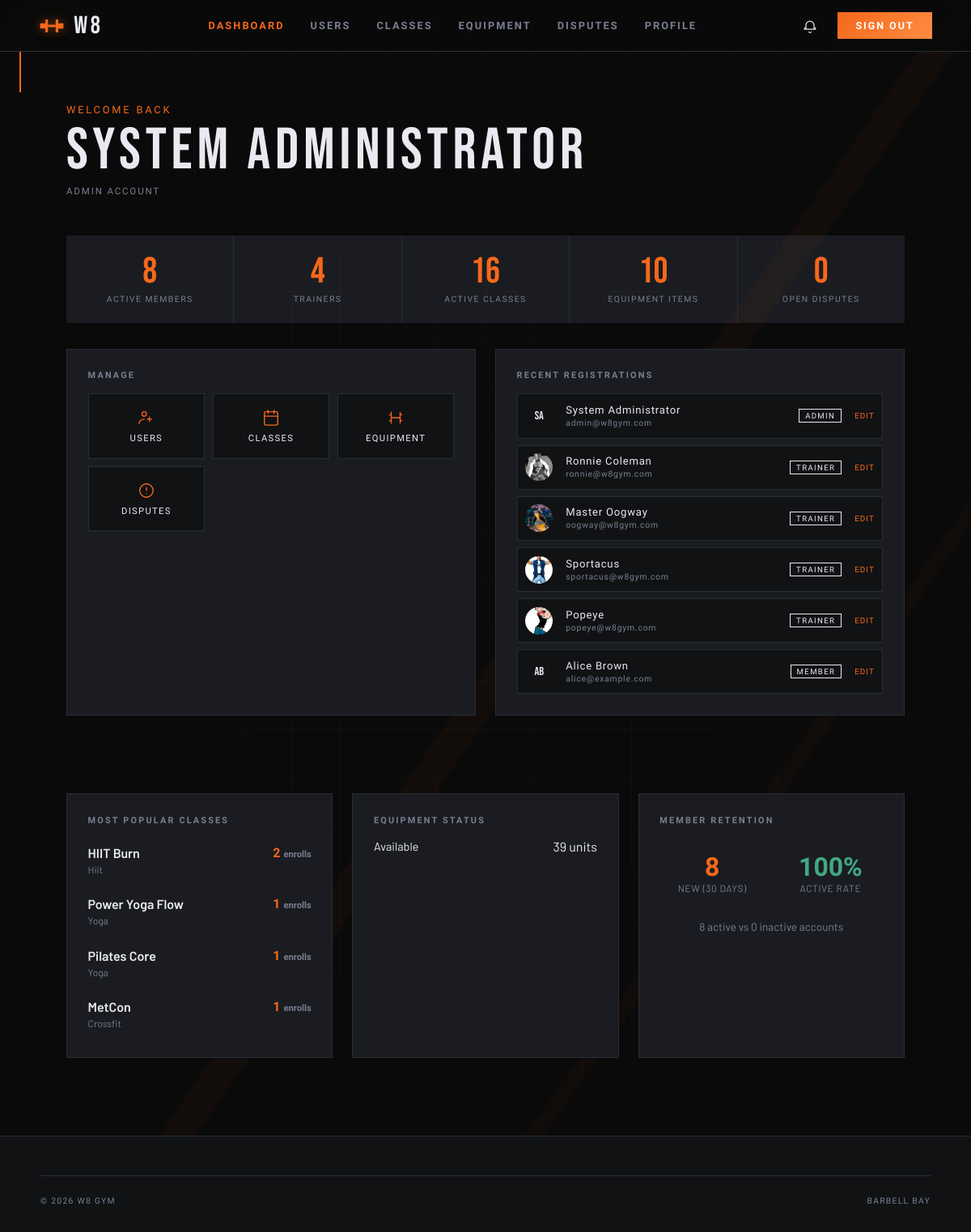
/pages/dashboard.php (signed in), run on the app's committed database.
### tables this page shows
CREATE TABLE users (
  id             INTEGER PRIMARY KEY AUTOINCREMENT,
  username       TEXT    NOT NULL UNIQUE,
  email          TEXT    NOT NULL UNIQUE,
  password_hash  TEXT    NOT NULL,
  first_name     TEXT    NOT NULL,
  last_name      TEXT    NOT NULL,
  phone          TEXT    DEFAULT NULL,
  date_of_birth  TEXT    DEFAULT NULL,   -- ISO-8601: YYYY-MM-DD
  photo_path     TEXT    DEFAULT NULL,   -- stored relative path
  role           TEXT    NOT NULL DEFAULT 'member'
                         CHECK (role IN ('member','trainer','admin')),
  is_active      INTEGER NOT NULL DEFAULT 1,
  created_at     TEXT    NOT NULL DEFAULT (datetime('now')),
  updated_at     TEXT    NOT NULL DEFAULT (datetime('now'))
  -- NOTE: update updated_at via UPDATE trigger or in application code
);

### config/session.php (called while the page is built, shortened)
<?php
function current_user(): ?array {
    return $_SESSION['user'] ?? null;
}
function require_login(string $redirect = '../pages/sign_in.php'): array {
    $user = current_user();
    return $user;
}

### pages/dashboard.php (the view, shortened to what this page needs)
<?php
require_once __DIR__ . '/../config/session.php';
$user  = require_login();
$db    = get_db();
$role  = $user['role'];
$admin_stats       = [];
if ($role === 'admin') {
    $admin_stats['total_members']  = $db->query('SELECT COUNT(*) FROM users WHERE role="member" AND is_active=1')->fetchColumn();
    $admin_stats['total_trainers'] = $db->query('SELECT COUNT(*) FROM users WHERE role="trainer" AND is_active=1')->fetchColumn();
    $admin_stats['total_classes']  = $db->query('SELECT COUNT(*) FROM classes WHERE is_active=1')->fetchColumn();
    $admin_stats['open_disputes']  = $db->query('SELECT COUNT(*) FROM disputes WHERE status="open"')->fetchColumn();
    $admin_stats['total_equipment'] = $db->query('SELECT COUNT(*) FROM equipment')->fetchColumn();
    $admin_stats['popular_classes'] = $db->query(
        "SELECT c.name, c.type, COUNT(e.id) as enroll_count
         FROM classes c
         LEFT JOIN class_sessions cs ON cs.class_id = c.id
         LEFT JOIN enrollments e ON e.session_id = cs.id AND e.status = 'enrolled'
         GROUP BY c.id
         ORDER BY enroll_count DESC
         LIMIT 4"
    )->fetchAll();
    $admin_stats['equipment_usage'] = $db->query(
        "SELECT status, COUNT(*) as count FROM equipment_units GROUP BY status"
    )->fetchAll();
    $admin_stats['retention_active'] = (int)$db->query("SELECT COUNT(*) FROM users WHERE role = 'member' AND is_active = 1")->fetchColumn();
    $admin_stats['retention_inactive'] = (int)$db->query("SELECT COUNT(*) FROM users WHERE role = 'member' AND is_active = 0")->fetchColumn();
    $admin_stats['new_signups'] = (int)$db->query("SELECT COUNT(*) FROM users WHERE role = 'member' AND created_at >= date('now', '-30 days')")->fetchColumn();
    $recent_users = $db->query(
        'SELECT id, first_name, last_name, email, role, photo_path, created_at FROM users ORDER BY created_at DESC LIMIT 6'
    )->fetchAll();
}
?>
<!DOCTYPE html>
<html lang="en">
<head>
  <link rel="stylesheet" href="../css/base.css">
  <link rel="stylesheet" href="../css/components.css">
  <link rel="stylesheet" href="../css/dashboard.css">
</head>
<body>
  <div class="bg-fixed bg-grid"></div>
  <div class="bg-fixed bg-diagonal"></div>
  <span class="corner corner--tl"></span>
  <?php
    require_once __DIR__ . '/../includes/nav.php';
  ?>
  <main>
    <header class="dash-hero">
      <div class="dash-hero__greeting">Welcome back</div>
      <div class="dash-hero__name"><?= htmlspecialchars($user['first_name'] . ' ' . $user['last_name']) ?></div>
      <div class="dash-hero__role"><?= ucfirst($role) ?> Account</div>
    </header>
    <?php if ($role === 'admin'): ?>
    <section style="max-width:1100px;margin:0 auto;padding:0 2rem 2rem;">
    <div class="stat-cards">
      <article class="stat-card">
        <div class="stat-card__n"><?= $admin_stats['total_members'] ?></div>
        <div class="stat-card__l">Active Members</div>
      </article>
      <article class="stat-card">
        <div class="stat-card__n"><?= $admin_stats['total_trainers'] ?></div>
        <div class="stat-card__l">Trainers</div>
      </article>
      <article class="stat-card">
        <div class="stat-card__n"><?= $admin_stats['total_classes'] ?></div>
        <div class="stat-card__l">Active Classes</div>
      </article>
      <article class="stat-card">
        <div class="stat-card__n"><?= $admin_stats['total_equipment'] ?></div>
        <div class="stat-card__l">Equipment Items</div>
      </article>
      <article class="stat-card">
        <div class="stat-card__n" style="<?= $admin_stats['open_disputes'] > 0 ? 'color:#e84040' : '' ?>"><?= $admin_stats['open_disputes'] ?></div>
        <div class="stat-card__l">Open Disputes</div>
      </article>
      </div>
    </section>
    <section class="dash-grid dash-grid--admin" style="grid-template-columns:1fr 1fr;">
    <article class="dash-card">
      <div class="dash-card__title">Manage</div>
      <div class="quick-links">
        <a href="admin_users.php" class="quick-link">
          <svg viewBox="0 0 24 24" fill="none"><circle cx="9" cy="7" r="3" stroke="currentColor" stroke-width="1.5"/><path d="M2 20c0-3.314 3.134-6 7-6" stroke="currentColor" stroke-width="1.5" stroke-linecap="round"/><path d="M16 11v6M13 14h6" stroke="currentColor" stroke-width="1.5" stroke-linecap="round"/></svg>
          <span>Users</span>
        </a>
        <a href="admin_classes.php" class="quick-link">
          <svg viewBox="0 0 24 24" fill="none"><rect x="3" y="4" width="18" height="18" rx="2" stroke="currentColor" stroke-width="1.5"/><path d="M3 10h18M8 2v4M16 2v4" stroke="currentColor" stroke-width="1.5" stroke-linecap="round"/></svg>
          <span>Classes</span>
        </a>
        <a href="admin_equipment.php" class="quick-link">
          <svg viewBox="0 0 24 24" fill="none"><path d="M6 4v16M18 4v16M3 8h3M18 8h3M3 16h3M18 16h3M6 12h12" stroke="currentColor" stroke-width="1.5"/></svg>
          <span>Equipment</span>
        </a>
        <a href="admin_disputes.php" class="quick-link">
          <svg viewBox="0 0 24 24" fill="none"><circle cx="12" cy="12" r="9" stroke="currentColor" stroke-width="1.5"/><path d="M12 8v4M12 16h.01" stroke="currentColor" stroke-width="1.5" stroke-linecap="round"/></svg>
          <span>Disputes</span>
        </a>
      </div>
    </article>
    <article class="dash-card">
      <div class="dash-card__title">Recent Registrations</div>
      <div class="user-list">
        <?php foreach ($recent_users as $u): ?>
        <article class="user-row">
          <div class="user-row__avatar">
            <?php if ($u['photo_path']): ?>
              <img src="../<?= htmlspecialchars($u['photo_path']) ?>" alt="">
            <?php else: ?>
              <?= strtoupper(substr($u['first_name'],0,1) . substr($u['last_name'],0,1)) ?>
            <?php endif; ?>
          </div>
          <div class="user-row__name"><?= htmlspecialchars($u['first_name'] . ' ' . $u['last_name']) ?><br>
            <span style="font-size:.65rem;color:var(--subtle)"><?= htmlspecialchars($u['email']) ?></span>
          </div>
          <span class="user-row__badge user-row__badge--<?= $u['role'] ?>"><?= $u['role'] ?></span>
          <a href="admin_users.php?edit=<?= $u['id'] ?>" style="font-family:var(--fu);font-size:.62rem;letter-spacing:.1em;text-transform:uppercase;color:var(--accent);">Edit</a>
        </article>
        <?php endforeach; ?>
      </div>
    </article>
    </section>
    <section class="dash-grid dash-grid--admin" style="grid-template-columns:1fr 1fr 1fr;">
      <article class="dash-card">
        <div class="dash-card__title">Most Popular Classes</div>
        <div class="session-list" style="margin-top:1rem;">
          <?php foreach ($admin_stats['popular_classes'] as $pc): ?>
            <div style="display:flex;justify-content:space-between;border-bottom:1px solid var(--surface-3);padding:0.5rem 0;">
              <div>
                <span style="font-weight:600;display:block;"><?= htmlspecialchars($pc['name']) ?></span>
                <span style="font-size:0.75rem;color:var(--subtle);"><?= ucfirst($pc['type']) ?></span>
              </div>
              <div style="font-family:var(--fu);font-weight:600;color:var(--accent);">
                <?= $pc['enroll_count'] ?> <span style="font-size:0.7rem;color:var(--subtle);">enrolls</span>
              </div>
            </div>
          <?php endforeach; ?>
        </div>
      </article>
      <article class="dash-card">
        <div class="dash-card__title">Equipment Status</div>
        <div style="margin-top:1rem;display:flex;flex-direction:column;gap:0.75rem;">
          <?php foreach ($admin_stats['equipment_usage'] as $eq): ?>
            <div style="display:flex;justify-content:space-between;align-items:center;">
              <span style="text-transform:capitalize;font-size:0.9rem;"><?= str_replace('_', ' ', $eq['status']) ?></span>
              <span class="badge badge--<?= $eq['status'] === 'available' ? 'completed' : ($eq['status'] === 'maintenance' ? 'in_review' : 'cancelled') ?>"><?= $eq['count'] ?> units</span>
            </div>
          <?php endforeach; ?>
        </div>
      </article>
      <article class="dash-card">
        <div class="dash-card__title">Member Retention</div>
        <div style="margin-top:1rem;display:grid;grid-template-columns:1fr 1fr;gap:1rem;">
          <div style="text-align:center;background:var(--surface-2);padding:1rem;border-radius:8px;">
            <div style="font-size:2rem;font-weight:700;font-family:var(--fu);color:var(--accent);"><?= $admin_stats['new_signups'] ?></div>
            <div style="font-size:0.75rem;color:var(--subtle);text-transform:uppercase;letter-spacing:0.05em;">New (30 days)</div>
          </div>
          <div style="text-align:center;background:var(--surface-2);padding:1rem;border-radius:8px;">
            <?php $total_mem = $admin_stats['retention_active'] + $admin_stats['retention_inactive'];
                  $retention_rate = $total_mem > 0 ? round(($admin_stats['retention_active'] / $total_mem) * 100) : 0; ?>
            <div style="font-size:2rem;font-weight:700;font-family:var(--fu);color:#42a882;"><?= $retention_rate ?>%</div>
            <div style="font-size:0.75rem;color:var(--subtle);text-transform:uppercase;letter-spacing:0.05em;">Active Rate</div>
          </div>
        </div>
        <div style="margin-top:1rem;font-size:0.85rem;color:var(--subtle);text-align:center;">
          <?= $admin_stats['retention_active'] ?> active vs <?= $admin_stats['retention_inactive'] ?> inactive accounts
        </div>
      </article>
    </section>
    <?php endif; ?>
  </main>
  <footer>
    <div class="footer-inner">
      <div class="footer-bottom">
        <span>&copy; 2026 W8 Gym</span>
        <span>Barbell Bay</span>
      </div>
    </div>
  </footer>
</body>
</html>

### css/base.css (style rules this page uses)
:root { --color-black: #0a0a0a; --color-dark: #111214; --color-steel: #1a1c21; --color-border: #2a2d35; --color-muted: #3e424f; --color-text: #e8eaf0; --color-subtle: #7a7f91; --color-accent: #f5681a; --color-accent2: #ff8c42; --color-glow: rgba(245, 104, 26, 0.18); --grad-accent: linear-gradient(135deg, var(--color-accent) 0%, var(--color-accent2) 100%); --radius-card: 2px; --radius-field: 2px; --transition: 0.22s cubic-bezier(0.4, 0, 0.2, 1); --font-display: 'Bebas Neue', sans-serif; --font-ui: 'Barlow Condensed', sans-serif; --font-body: 'Barlow', sans-serif; --fd: var(--font-display); --fu: var(--font-ui); --fb: var(--font-body); --t: var(--transition); --accent: var(--color-accent); --accent2: var(--color-accent2); --subtle: var(--color-subtle); --border: var(--color-border); --steel: var(--color-steel); --dark: var(--color-dark); --text: var(--color-text); --grad: var(--grad-accent); }
*, *::before, *::after { box-sizing: border-box; margin: 0; padding: 0; }
html { font-size: 16px; scroll-behavior: smooth; }
body { min-height: 100vh; background: var(--color-black); color: var(--color-text); font-family: var(--font-body); overflow-x: hidden; }
a { color: var(--color-accent); text-decoration: none; transition: color var(--transition); }
img { max-width: 100%; height: auto; display: block; }

### css/components.css (style rules this page uses)
.bg-layer, .bg-fixed { position: fixed; inset: 0; pointer-events: none; z-index: 0; }
.bg-grid { background-image: linear-gradient(rgba(255,255,255,0.025) 1px, transparent 1px), linear-gradient(90deg, rgba(255,255,255,0.025) 1px, transparent 1px); background-size: 60px 60px; mask-image: radial-gradient(ellipse 70% 70% at 50% 50%, black 30%, transparent 100%); }
.bg-diagonal { background: linear-gradient( 125deg, transparent 0%, transparent 52%, rgba(245,104,26,0.04) 52%, rgba(245,104,26,0.04) 54%, transparent 54%, transparent 72%, rgba(245,104,26,0.03) 72%, rgba(245,104,26,0.03) 73%, transparent 73% ); }
.corner { position: fixed; width: 90px; height: 90px; pointer-events: none; z-index: 1; }
.corner--tl { top: 24px; left: 24px; border-top: 2px solid var(--accent); border-left: 2px solid var(--accent); animation: corner-pulse 3s ease-in-out infinite; }
footer { position: relative; z-index: 10; background: var(--dark); border-top: 1px solid var(--border); padding: 3rem 2rem 2rem; }
.footer-inner { max-width: 1100px; margin: 0 auto; }
.footer-bottom { border-top: 1px solid var(--border); padding-top: 1.5rem; display: flex; justify-content: space-between; flex-wrap: wrap; gap: 1rem; font-family: var(--fu); font-size: .65rem; letter-spacing: .12em; text-transform: uppercase; color: var(--subtle); }

### data on the page
users: first_name+last_name "System Administrator", first_name+last_name "SA", email "admin@w8gym.com", role "ADMIN"
users: photo_path (picture), first_name+last_name "Ronnie Coleman", email "ronnie@w8gym.com", role "TRAINER"
users: photo_path (picture), first_name+last_name "Master Oogway", email "oogway@w8gym.com", role "TRAINER"
users: photo_path (picture), first_name+last_name "Sportacus", email "sportacus@w8gym.com", role "TRAINER"
users: photo_path (picture), first_name+last_name "Popeye", email "popeye@w8gym.com", role "TRAINER"
users: first_name+last_name "AB", first_name+last_name "Alice Brown", email "alice@example.com", role "MEMBER"

### other printed values
$role "ADMIN"
$admin_stats['total_members'] "8"
$admin_stats['total_trainers'] "4"
$admin_stats['total_classes'] "16"
$admin_stats['total_equipment'] "10"
$admin_stats['open_disputes'] "0"
$pc['name'] "HIIT Burn"
$pc['type'] "Hiit"
$pc['enroll_count'] "2"
$pc['name'] "Power Yoga Flow"
$pc['type'] "Yoga"
$pc['enroll_count'] "1"
$pc['name'] "Pilates Core"
$pc['name'] "MetCon"
$pc['type'] "Crossfit"
